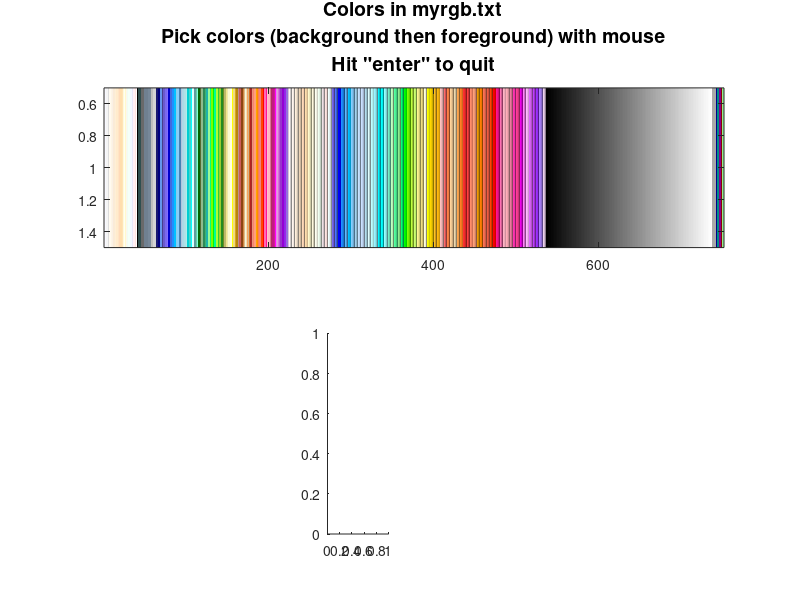

Here is the MATLAB script that generated this plot:
%
% a script to show and sample default colors on the X windows system
% default colors are read from /usr/lib/X11/rgb.txt if it exists, else from myrgb.txt
% see also ROIcmap
%

Nmax = 2000;
name(Nmax).s = '';
name(Nmax).r = 0;
name(Nmax).g = 0;
name(Nmax).b = 0;
if (exist('/usr/lib/X11/rgb.txt') == 2),
   Colname = '/usr/lib/X11/rgb.txt';
   fprintf(1,'Using %s\n', Colname);
   ColFile = fopen (Colname,'r');
   %skip until first number
   tmp = fgets(ColFile);
   i = 0;
   while (tmp ~= -1 )
      tmp = zdeblank(tmp);
      if (afni_isdigit(tmp(1))),
         i = i + 1;
         [name(i).r,name(i).g,name(i).b,s1,s2,s3,s4] = strread(tmp,'%d%d%d %s %s %s %s');
         if (~isempty(s4)) name(i).s = sprintf('%s %s %s %s', char(s1), char(s2), char(s3), char(s4));
         elseif (~isempty(s3)) name(i).s = sprintf('%s %s %s', char(s1), char(s2), char(s3));
         elseif (~isempty(s2)) name(i).s = sprintf('%s %s', char(s1), char(s2));
         else name(i).s = char(s1);
         end
      end
      tmp = fgets(ColFile);
   end
   fclose (ColFile);
   N = i;
else
   ColFile = fopen ('myrgb.txt', 'r');
   Colname = 'myrgb.txt';
   fprintf(1,'Using %s\n', Colname);
   N = 752;
   for (i=1:1:N),
   name(i).r = fscanf(ColFile, '%g ', 1);
   name(i).g = fscanf(ColFile, '%g ', 1);
   name(i).b = fscanf(ColFile, '%g ', 1);
   name(i).s = fgets(ColFile);
   end
   fclose (ColFile);
end

name = name(1:N);



Mall = zeros (N, 3);
Mall(:,1) = [name(:).r]';
Mall(:,2) = [name(:).g]';
Mall(:,3) = [name(:).b]';
Mall = Mall./255;

if (0),
for (i=6:1:N-5),
   M = zeros (11,3);
   for (j=-5:1:5)
      M(j+6,1) = name(i+j).r./255;
      M(j+6,2) = name(i+j).g./255;
      M(j+6,3) = name(i+j).b./255;
   end
   colormap(M);
   subplot 211;
	image ([1:1:length(M(:,1))]);
   input ('Hit Enter:', 's');
end

end
figure(1), clf;
subplot (211);
str = sprintf('Colors in %s\nPick colors (background then foreground) with mouse\nHit "enter" to quit', Colname);
colormap(Mall); image ([1:1:N]); title (str, 'fontsize',14);
drawnow;
i = 0;
subplot (269);cla

x1 = 1;
while (~isempty(x1)),
   [x1,y] = ginput (1);
   if (~isempty(x1)),
      x1 = floor(x1(1)-0.5)+1;
      subplot (269);
      addsquare([0 i], [2.5 1+i], Mall(x1,:)); hold on
      plot (-0.2, i+0.5, 'k*');
      axis ([-1 3 -1 11]);
      str = sprintf ('back: %s', name(x1).s);
      title (str);
      [x2,y] = ginput (1);
      x2 = floor(x2(1)-0.5)+1;
      subplot (269);
      str = sprintf ('SUMA (%g %g)', x1, x2 );
      ht = text (0.3, 0.3+i, 0, str, 'fontsize',14, 'color', Mall(x2,:));
      str = sprintf ('back: %s (%g), fore: %s (%g)', name(x1).s, x1, name(x2).s, x2);
      title (str);
      i = rem(i +1, 10);
   end
end


